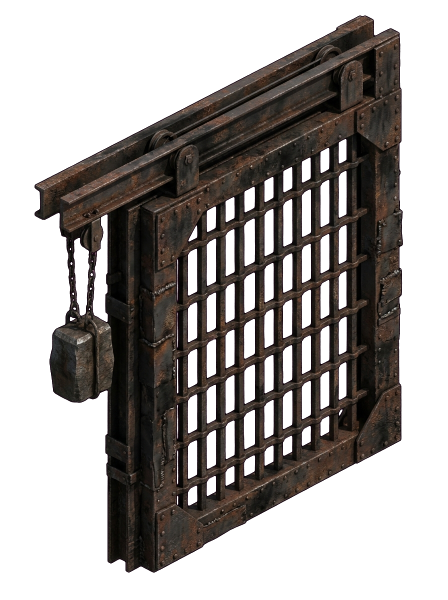
#> input picture tools/arena_1c/test_portao_cut.png, 896 x 1200 px, found by its file name (shown at 1/2 size)
$ python montar_portao.py
#> lines starting #> are read from the running program, lines starting #| are printed output that depends on the picture; after the words box and inside, x2 and y2 are one past the last pixel; in counts of white or black regions, pixels touching at a corner belong together
"""Montagem do Portao dos Lutadores (Fase 1C).
Folha corrediça: 64x112 de mundo (256x448 px).
Trilho superior: 128x32 de mundo (512x128 px) cobrindo os módulos k=3 a 5.
Estados completos (512x512 px):
  - Fechado: folha em X=0..256, contrapeso em baixo (Y=260).
  - Abrindo: folha em X=128..384, contrapeso subindo (Y=196).
  - Aberto: folha em X=256..512 (vão 0..256 100% livre), contrapeso no topo (Y=132).
"""
import os
import numpy as np
from PIL import Image, ImageDraw, ImageFilter

SRC_CUT = r"c:\Users\Usuario\Documents\jogo\tools\arena_1c\test_portao_cut.png"
OUT_DIR = r"c:\Users\Usuario\Documents\jogo\tools\arena_1c"

cut = Image.open(SRC_CUT)
#> cut is the input picture: PIL image 896x1200 RGBA; mean R, G, B, A 22.2, 18.3, 16, 115

# 1. Extração e ajuste da folha
leaf_crop = cut.crop((240, 220, 805, 1145))
leaf = leaf_crop.resize((256, 448), Image.LANCZOS)
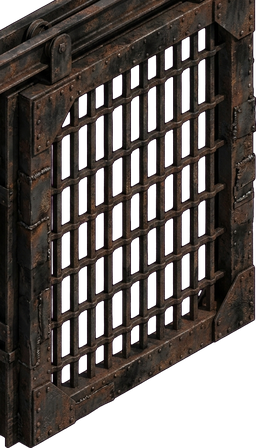
#> leaf: PIL image 256x448 RGBA; mean R, G, B, A 35.6, 28.7, 25.3, 183.5; transparent parts drawn white

# 2. Extração e ajuste do trilho superior
rail_crop = cut.crop((69, 31, 803, 220))
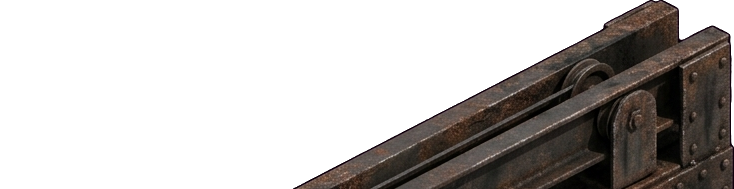
#> rail_crop: PIL image 734x189 RGBA; mean R, G, B, A 21.2, 18, 15.9, 86.2; transparent parts drawn white
rail = rail_crop.resize((512, 112), Image.LANCZOS)
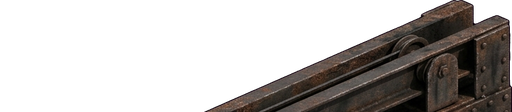
#> rail: PIL image 512x112 RGBA; mean R, G, B, A 21.3, 18, 15.9, 86.2; transparent parts drawn white

# 3. Extração e ajuste do contrapeso com corrente
cw_crop = cut.crop((100, 250, 260, 700))
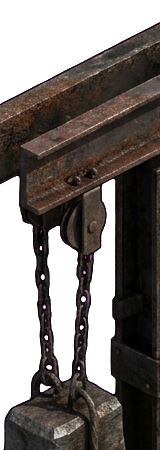
#> cw_crop: PIL image 160x450 RGBA; mean R, G, B, A 33.1, 27.3, 24, 164.8; transparent parts drawn white
cw = cw_crop.resize((48, 160), Image.LANCZOS)

# Salvar folha e trilho separados
leaf.save(os.path.join(OUT_DIR, "arena_portao_folha_v1.png"))
rail.save(os.path.join(OUT_DIR, "arena_portao_trilho_v1.png"))

def build_gate_state(leaf_x, cw_y, name):
    # Canvas de 512 x 512 px (128x128 de mundo)
#> called with leaf_x = 0, cw_y = 260, name = 'arena_portao_lutadores_fechado_v1'
    canvas = Image.new("RGBA", (512, 512), (0, 0, 0, 0))
#> canvas: PIL image 512x512 RGBA; every value is 0

    # 1. Contrapeso (atrás do trilho e folha)
    # Roldana no topo direito
    canvas.alpha_composite(cw, (456, cw_y))

    # 2. Folha do portão
    canvas.alpha_composite(leaf, (leaf_x, 64))

    # 3. Trilho superior (na frente, segurando as roldanas)
    canvas.alpha_composite(rail, (0, 0))

    # Garantir 0 resíduo de magenta
    arr = np.array(canvas).astype(np.float32)
    r, g, b, a = arr[...,0], arr[...,1], arr[...,2], arr[...,3]
    mag_mask = (r > 150) & (b > 150) & (g < 100) & (a > 0)
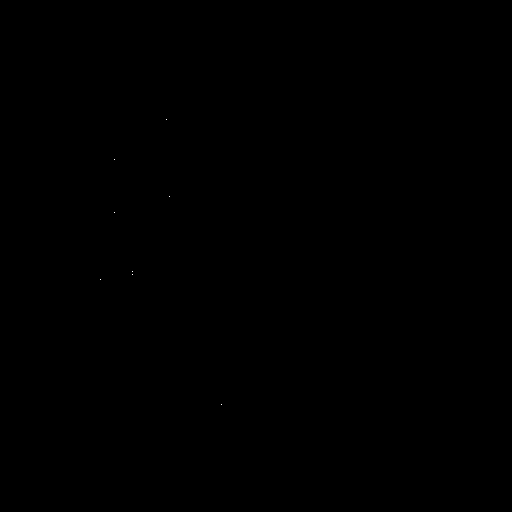
#> mag_mask: shape (512, 512) bool; 0% white in thin lines or dots, all inside (x1, y1, x2, y2) = (100, 119, 222, 405)
    arr[mag_mask, 0] = arr[mag_mask, 1] * 1.1
#> arr: shape (512, 512, 4) float32; mean R, G, B, A 21.1, 17.2, 15.2, 103.6
    arr[mag_mask, 2] = arr[mag_mask, 1] * 0.9
#> arr: shape (512, 512, 4) float32; mean R, G, B, A 21.1, 17.2, 15.2, 103.6
    canvas = Image.fromarray(arr.clip(0, 255).astype(np.uint8))

    canvas.save(os.path.join(OUT_DIR, f"{name}.png"))
    print(f"Estado salvo: {name}.png, bbox={canvas.getbbox()}")
#| Estado salvo: arena_portao_lutadores_fechado_v1.png, bbox=(0, 0, 512, 512)
    return canvas

# Fechado: folha no vão 0..256, contrapeso baixo (y=260)
build_gate_state(0, 260, "arena_portao_lutadores_fechado_v1")

# Abrindo: folha em 128..384, contrapeso médio (y=196)
build_gate_state(128, 196, "arena_portao_lutadores_abrindo_v1")
#> in build_gate_state (call 2), `mag_mask = (r > 150) & (b > 150) & (g < 100) & (a > 0)`: mag_mask: shape (512, 512) bool; 0% white in thin lines or dots, all inside (x1, y1, x2, y2) = (228, 119, 350, 405)
#> in build_gate_state (call 2), `arr[mag_mask, 0] = arr[mag_mask, 1] * 1.1`: arr: shape (512, 512, 4) float32; mean R, G, B, A 20.1, 16.4, 14.5, 98.5
#> in build_gate_state (call 2), `arr[mag_mask, 2] = arr[mag_mask, 1] * 0.9`: arr: shape (512, 512, 4) float32; mean R, G, B, A 20.1, 16.4, 14.5, 98.5
#| Estado salvo: arena_portao_lutadores_abrindo_v1.png, bbox=(128, 0, 512, 512)

# Aberto: folha em 256..512, contrapeso alto (y=132)
build_gate_state(256, 132, "arena_portao_lutadores_aberto_v1")
#> call 3 of build_gate_state, with leaf_x = 256, cw_y = 132, name = 'arena_portao_lutadores_aberto_v1'
#> in build_gate_state (call 3), `canvas.alpha_composite(rail, (0, 0))`:
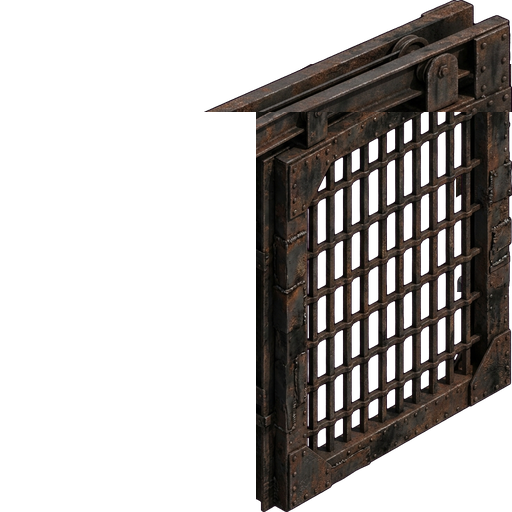
#> canvas: PIL image 512x512 RGBA; mean R, G, B, A 18, 14.6, 12.9, 88.5; transparent parts drawn white
#> in build_gate_state (call 3), `r, g, b, a = arr[...,0], arr[...,1], arr[...,2], arr[...,3]`:
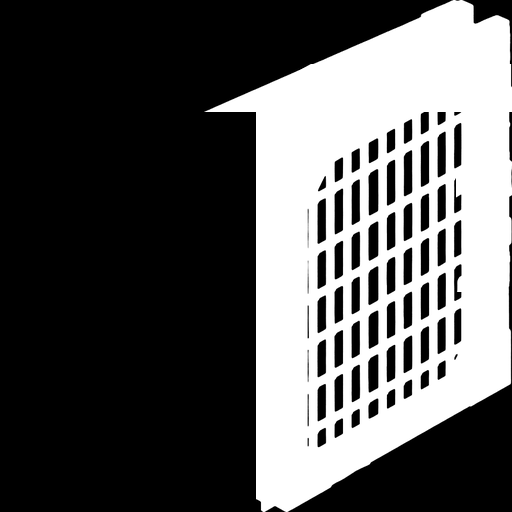
#> a: shape (512, 512) float32; min 0, max 255, mean 88.5
#> in build_gate_state (call 3), `mag_mask = (r > 150) & (b > 150) & (g < 100) & (a > 0)`: mag_mask: shape (512, 512) bool; 0% white in thin lines or dots, all inside (x1, y1, x2, y2) = (356, 119, 478, 405)
#> in build_gate_state (call 3), `arr[mag_mask, 0] = arr[mag_mask, 1] * 1.1`: arr: shape (512, 512, 4) float32; mean R, G, B, A 18, 14.6, 12.9, 88.5
#> in build_gate_state (call 3), `arr[mag_mask, 2] = arr[mag_mask, 1] * 0.9`: arr: shape (512, 512, 4) float32; mean R, G, B, A 18, 14.6, 12.9, 88.5
#| Estado salvo: arena_portao_lutadores_aberto_v1.png, bbox=(202, 0, 512, 512)

print("Portao dos lutadores montado com sucesso!")

$ run again, with tools/arena_1c/test_coluna_arco_cut.png copied over tools/arena_1c/test_portao_cut.png
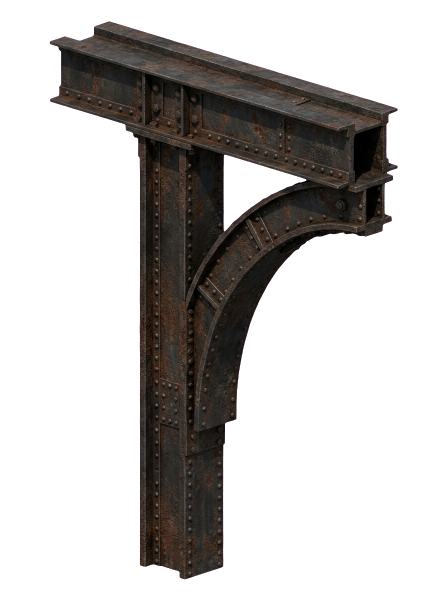
#> input picture tools/arena_1c/test_coluna_arco_cut.png, 896 x 1200 px, found by its file name (shown at 1/2 size)
#> cut is the input picture: PIL image 896x1200 RGBA; mean R, G, B, A 15.1, 12.8, 11.3, 75.7
#> mag_mask: shape (512, 512) bool; 0% white in thin lines or dots, all inside (x1, y1, x2, y2) = (17, 8, 401, 363)
#| Estado salvo: arena_portao_lutadores_fechado_v1.png, bbox=(0, 5, 509, 512)
#> mag_mask: shape (512, 512) bool; 0% white in thin lines or dots, all inside (x1, y1, x2, y2) = (92, 8, 401, 363)
#| Estado salvo: arena_portao_lutadores_abrindo_v1.png, bbox=(19, 5, 509, 512)
#> in build_gate_state (call 3), `canvas.alpha_composite(rail, (0, 0))`:
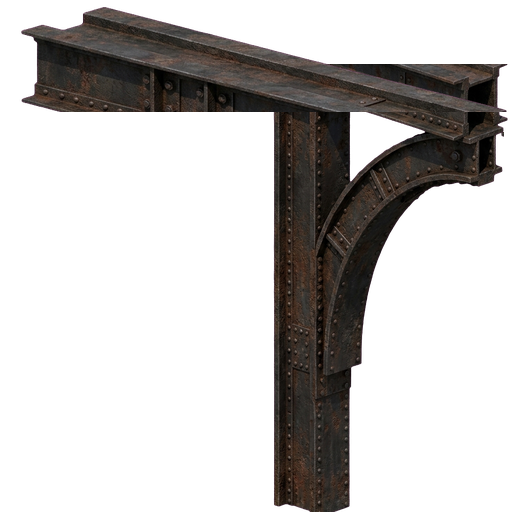
#> canvas: PIL image 512x512 RGBA; mean R, G, B, A 15.7, 13.3, 12.1, 73.3; transparent parts drawn white
#> in build_gate_state (call 3), `r, g, b, a = arr[...,0], arr[...,1], arr[...,2], arr[...,3]`:
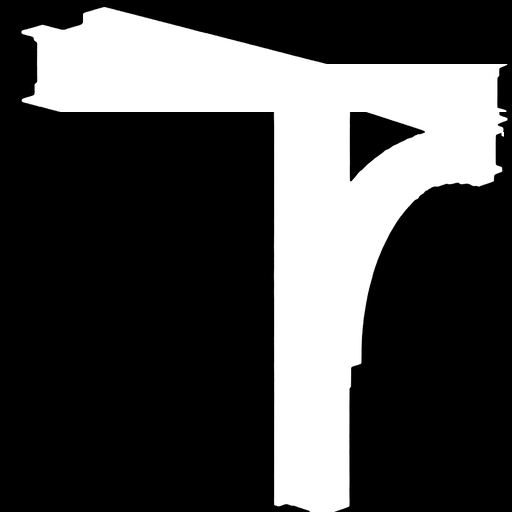
#> a: shape (512, 512) float32; min 0, max 255, mean 73.3
#> mag_mask: shape (512, 512) bool; 0% white in thin lines or dots, all inside (x1, y1, x2, y2) = (92, 8, 497, 363)
#| Estado salvo: arena_portao_lutadores_aberto_v1.png, bbox=(19, 5, 510, 512)

$ run again, with tools/arena_1c/test_escada_cut.png copied over tools/arena_1c/test_portao_cut.png
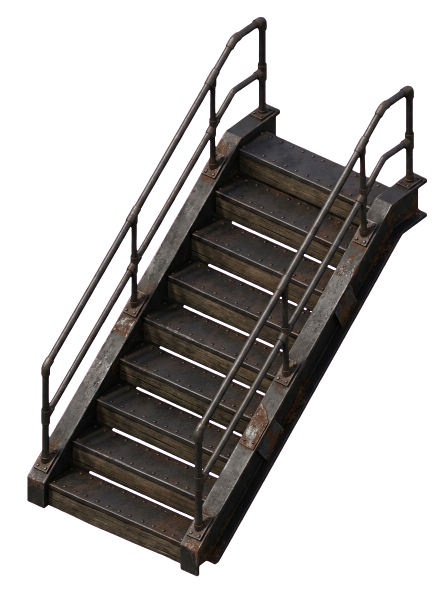
#> input picture tools/arena_1c/test_escada_cut.png, 896 x 1200 px, found by its file name (shown at 1/2 size)
#> cut is the input picture: PIL image 896x1200 RGBA; mean R, G, B, A 21.8, 19.3, 17.8, 92.5
#> mag_mask: shape (512, 512) bool; 0.02% white in thin lines or dots, all inside (x1, y1, x2, y2) = (0, 12, 500, 420)
#| Estado salvo: arena_portao_lutadores_fechado_v1.png, bbox=(0, 0, 512, 512)
#> mag_mask: shape (512, 512) bool; 0.02% white in thin lines or dots, all inside (x1, y1, x2, y2) = (128, 12, 500, 356)
#> in build_gate_state (call 2), `arr[mag_mask, 0] = arr[mag_mask, 1] * 1.1`:
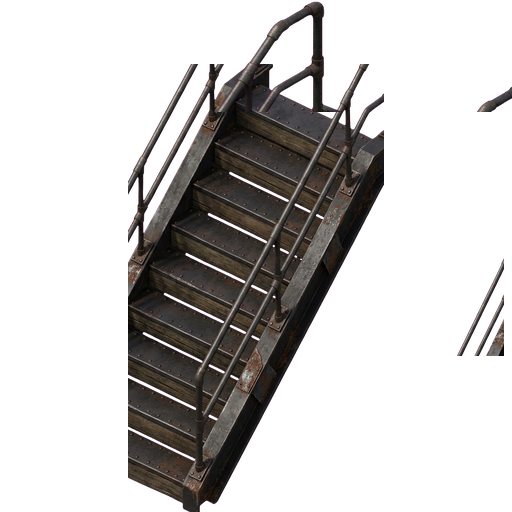
#> arr: shape (512, 512, 4) float32; mean R, G, B, A 17.8, 15.6, 14.6, 71.8; transparent parts drawn white
#| Estado salvo: arena_portao_lutadores_abrindo_v1.png, bbox=(128, 0, 512, 512)
#> mag_mask: shape (512, 512) bool; 0.02% white in thin lines or dots, all inside (x1, y1, x2, y2) = (238, 12, 500, 292)
#> in build_gate_state (call 3), `arr[mag_mask, 0] = arr[mag_mask, 1] * 1.1`:
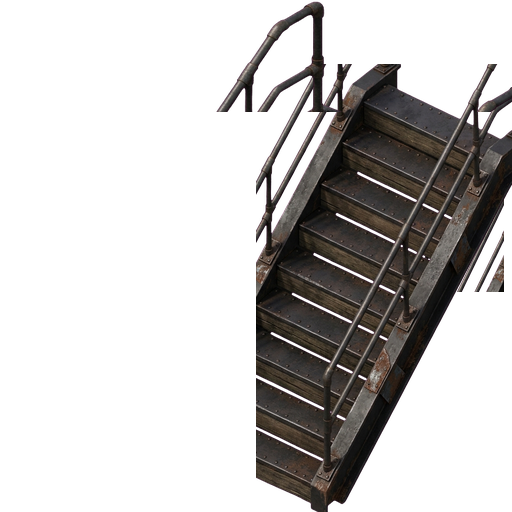
#> arr: shape (512, 512, 4) float32; mean R, G, B, A 17.9, 15.7, 14.7, 72.5; transparent parts drawn white
#| Estado salvo: arena_portao_lutadores_aberto_v1.png, bbox=(214, 0, 512, 512)

$ run again, with tools/arena_1c/test_muro_cut.png copied over tools/arena_1c/test_portao_cut.png
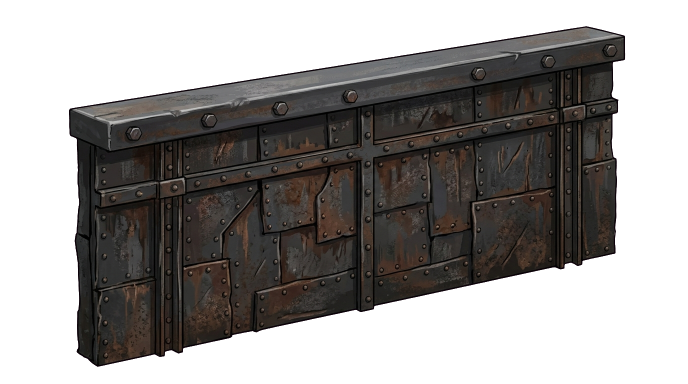
#> input picture tools/arena_1c/test_muro_cut.png, 1376 x 768 px, found by its file name (shown at 1/2 size)
#> cut is the input picture: PIL image 1376x768 RGBA; mean R, G, B, A 27.5, 24.9, 23.3, 128.8
#> mag_mask: shape (512, 512) bool; 0% white in thin lines or dots, all inside (x1, y1, x2, y2) = (186, 56, 441, 265)
#| Estado salvo: arena_portao_lutadores_fechado_v1.png, bbox=(0, 45, 512, 420)
#> mag_mask: shape (512, 512) bool; 0% white in thin lines or dots, all inside (x1, y1, x2, y2) = (314, 56, 441, 265)
#| Estado salvo: arena_portao_lutadores_abrindo_v1.png, bbox=(46, 45, 512, 356)
#> in build_gate_state (call 3), `r, g, b, a = arr[...,0], arr[...,1], arr[...,2], arr[...,3]`:
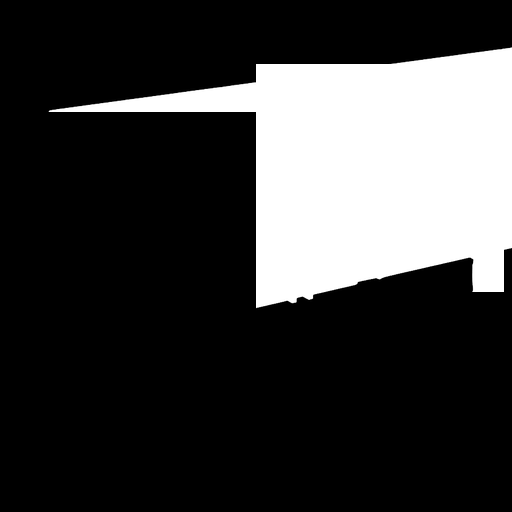
#> a: shape (512, 512) float32; min 0, max 255, mean 58.6
#> mag_mask: shape (512, 512) bool; 0% white in thin lines or dots, all inside (x1, y1, x2, y2) = (440, 56, 443, 265)
#| Estado salvo: arena_portao_lutadores_aberto_v1.png, bbox=(46, 45, 512, 311)
